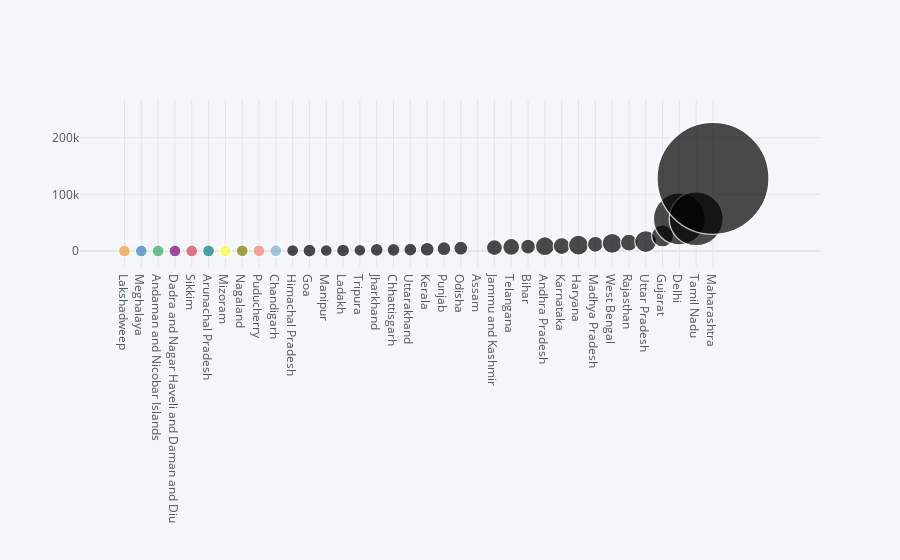

The notebook cell saved with this chart:
### Code cell
a.iplot(kind='bubble',x='State/Union Territory',y='Cases',size='Active')

### Figure 1 — Plotly figure (JSON) as saved in the notebook; plotly's stock layout.template omitted (floating-point values rounded to 4 significant figures)
{"data": [{"marker": {"color": ["rgb(255, 153, 51)", "rgb(55, 128, 191)", "rgb(50, 171, 96)", "rgb(128, 0, 128)", "rgb(219, 64, 82)", "rgb(0, 128, 128)", "rgb(255, 255, 51)", "rgb(128, 128, 0)", "rgb(251, 128, 114)", "rgb(128, 177, 211)"], "line": {"width": 1.3}, "size": [12, 12, 12, 12, 12, 12, 12, 12, 12, 12, 12, 13, 12, 13, 12, 13, 13, 13, 14, 14, 14, 15, 16, 17, 15, 19, 17, 20, 16, 20, 17, 22, 22, 52, 54, 112], "symbol": "circle"}, "mode": "markers", "text": "", "type": "scatter", "x": ["Lakshadweep", "Meghalaya", "Andaman and Nicobar Islands", "Dadra and Nagar Haveli and Daman and Diu", "Sikkim", "Arunachal Pradesh", "Mizoram", "Nagaland", "Puducherry", "Chandigarh", "Himachal Pradesh", "Goa", "Manipur", "Ladakh", "Tripura", "Jharkhand", "Chhattisgarh", "Uttarakhand", "Kerala", "Punjab", "Odisha", "Assam", "Jammu and Kashmir", "Telangana", "Bihar", "Andhra Pradesh", "Karnataka", "Haryana", "Madhya Pradesh", "West Bengal", "Rajasthan", "Uttar Pradesh", "Gujarat", "Delhi", "Tamil Nadu", "Maharashtra"], "y": [0, 44, 47, 68, 70, 135, 140, 201, 286, 404, 656, 754, 777, 836, 1186, 1965, 2041, 2301, 3039, 3952, 4856, "4,904[b]", 5834, 7072, 7533, 8452, 8697, 10223, 11724, 13531, 14536, 16594, 26680, 56746, 56845, 128205]}], "layout": {"legend": {"bgcolor": "#F5F6F9", "font": {"color": "#4D5663"}}, "paper_bgcolor": "#F5F6F9", "plot_bgcolor": "#F5F6F9", "title": {"font": {"color": "#4D5663"}}, "xaxis": {"gridcolor": "#E1E5ED", "showgrid": true, "tickfont": {"color": "#4D5663"}, "title": {"font": {"color": "#4D5663"}, "text": ""}, "zerolinecolor": "#E1E5ED"}, "yaxis": {"gridcolor": "#E1E5ED", "showgrid": true, "tickfont": {"color": "#4D5663"}, "title": {"font": {"color": "#4D5663"}, "text": ""}, "zerolinecolor": "#E1E5ED"}}}
